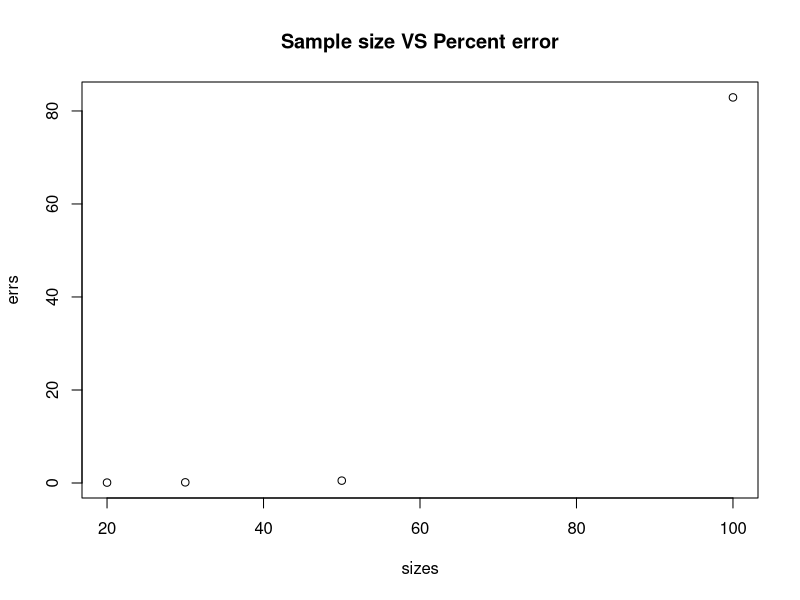
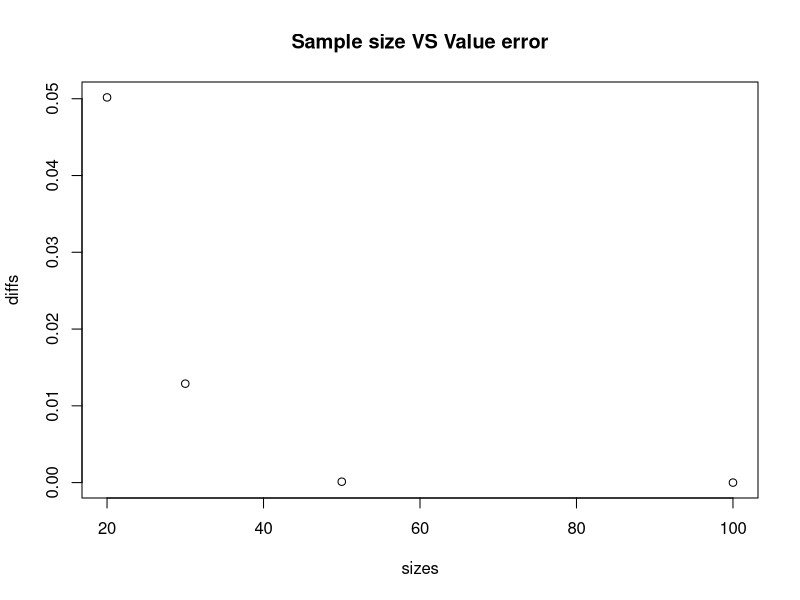
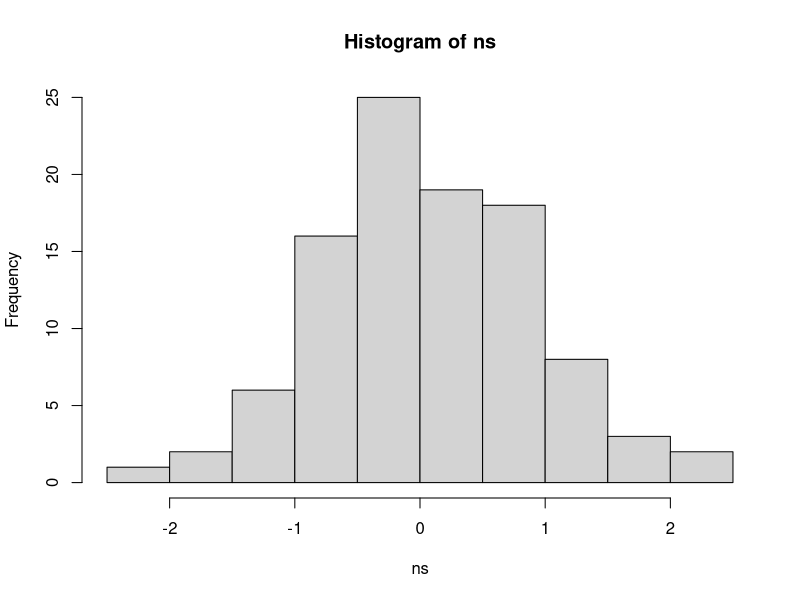
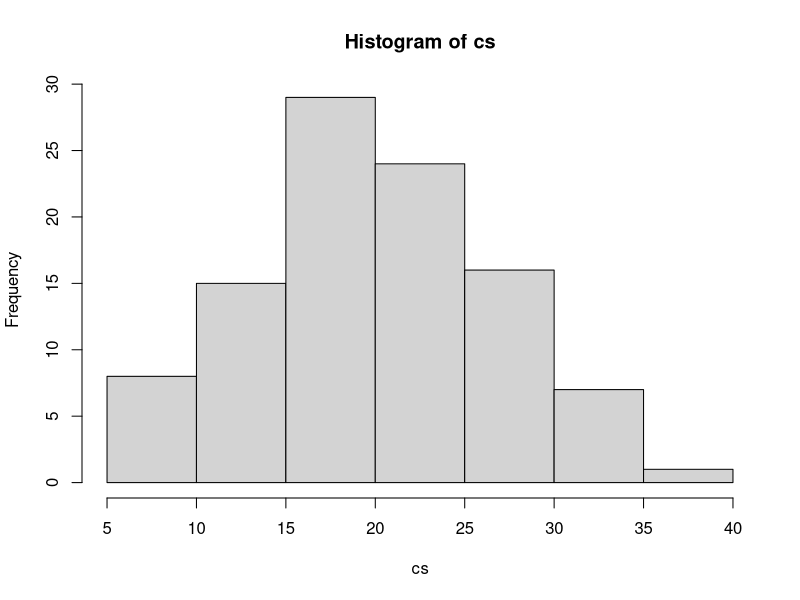
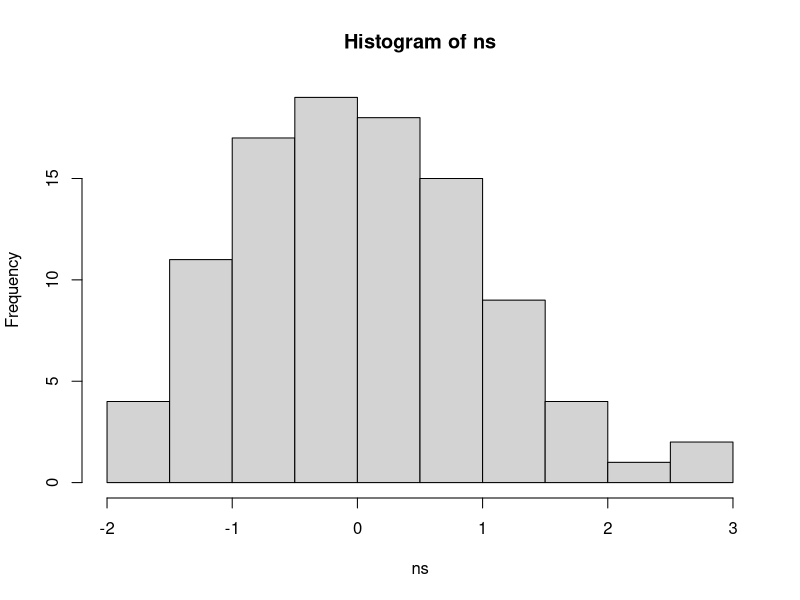
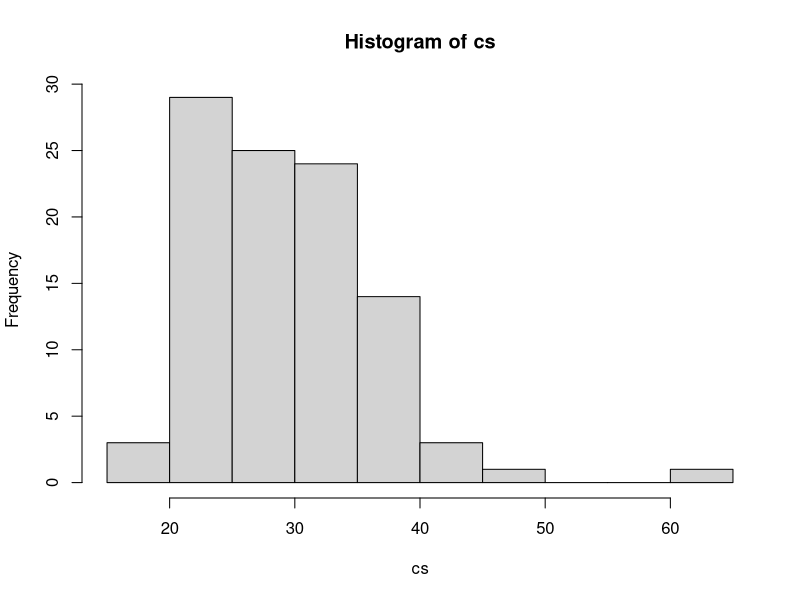
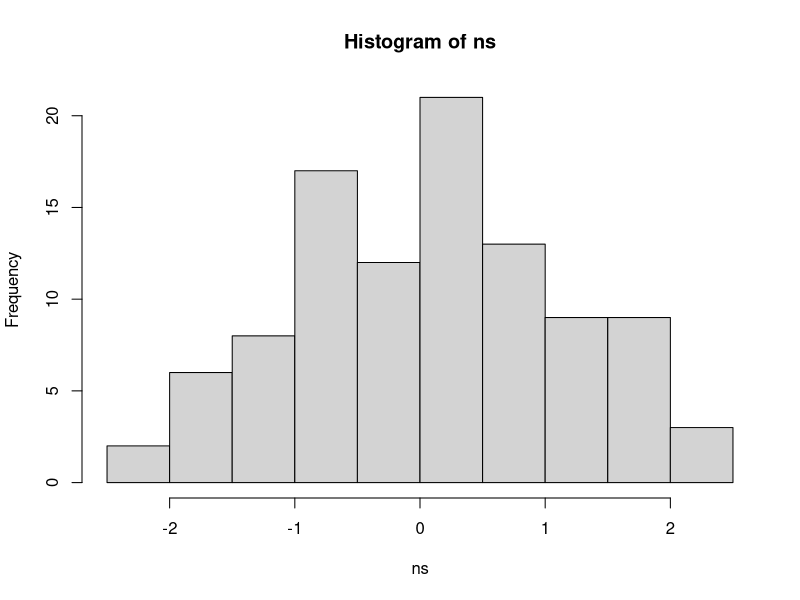
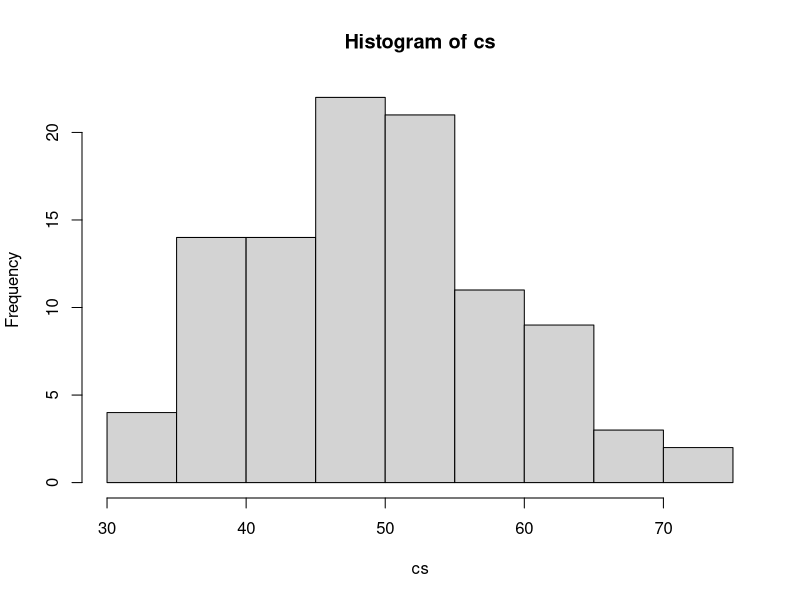

Recreate these plots in R, in order.
## ---- chunk 1
i_vals <- c()
sizes <- c(20, 30, 50, 100)
for(i in sizes){
  v <- pbinom(8.25, size=i, prob=0.4)
  i_vals <- c(i_vals, v)
  cat("n=", i, " : ", v, '\n')
}
## ---- chunk 2
p <- 0.4
q <- 1-p
mu_fn <- function(n, p){return (n*p)}
sd_fn <- function(n, p, q){return(sqrt(n*p*q))}
ii_vals <- c()

for(i in sizes){
  v <- pnorm(8.25, mean=mu_fn(i, p), sd=sd_fn(i, p, q))
  ii_vals <- c(ii_vals, v)
  cat("n=", i, " : ", v, '\n')
}
## ---- chunk 3
p_err <- function(meas, act){return(abs((meas-act)/act))}
errs <- c()
diffs <- c()

for(i in 1:length(sizes)){
  measured = ii_vals[i]
  actual = i_vals[i]
  n = sizes[i]
  err <- p_err(measured, actual)
  errs <- c(errs, err)
  diff <- abs(actual-measured)
  diffs <- c(diffs, diff)
  cat("n=", n, ':', p_err(measured, actual)*100, "% error\n")
}
## ---- chunk 4
plot(
  sizes, errs,
  main="Sample size VS Percent error"
)
plot(
  sizes, diffs,
  main="Sample size VS Value error"
)
## ---- chunk 5
m <- 2
v <- 3^2
srs <- function(n){
  return(rnorm(n, mean=m, sd=sqrt(v)))
}
## ---- chunk 6
n <- 20
norm_mean <- function(X){return((mean(X)-2)/sqrt(v/n))}
chisq_mean <- function(X){
  xbar <- mean(X)
  s <- 0
  for(i in 1:n){s <- s+(X[i]-xbar)^2}
  S_sqr <- (1/(n-1)) * s
  return(((n-1)*S_sqr)/v)
}
samp <- srs(n)
norm_mean(samp)
chisq_mean(samp)
## ---- chunk 7
ns <- c()
cs <- c()
for(i in 1:100){
  samp <- srs(n)
  ns <- c(ns, norm_mean(samp))
  cs <- c(cs, chisq_mean(samp))
}
hist(ns)
hist(cs)
## ---- chunk 8
n <- 30
ns <- c()
cs <- c()
for(i in 1:100){
  samp <- srs(n)
  ns <- c(ns, norm_mean(samp))
  cs <- c(cs, chisq_mean(samp))
}
hist(ns)
hist(cs)
## ---- chunk 9
n <- 50
ns <- c()
cs <- c()
for(i in 1:100){
  samp <- srs(n)
  ns <- c(ns, norm_mean(samp))
  cs <- c(cs, chisq_mean(samp))
}
hist(ns)
hist(cs)
